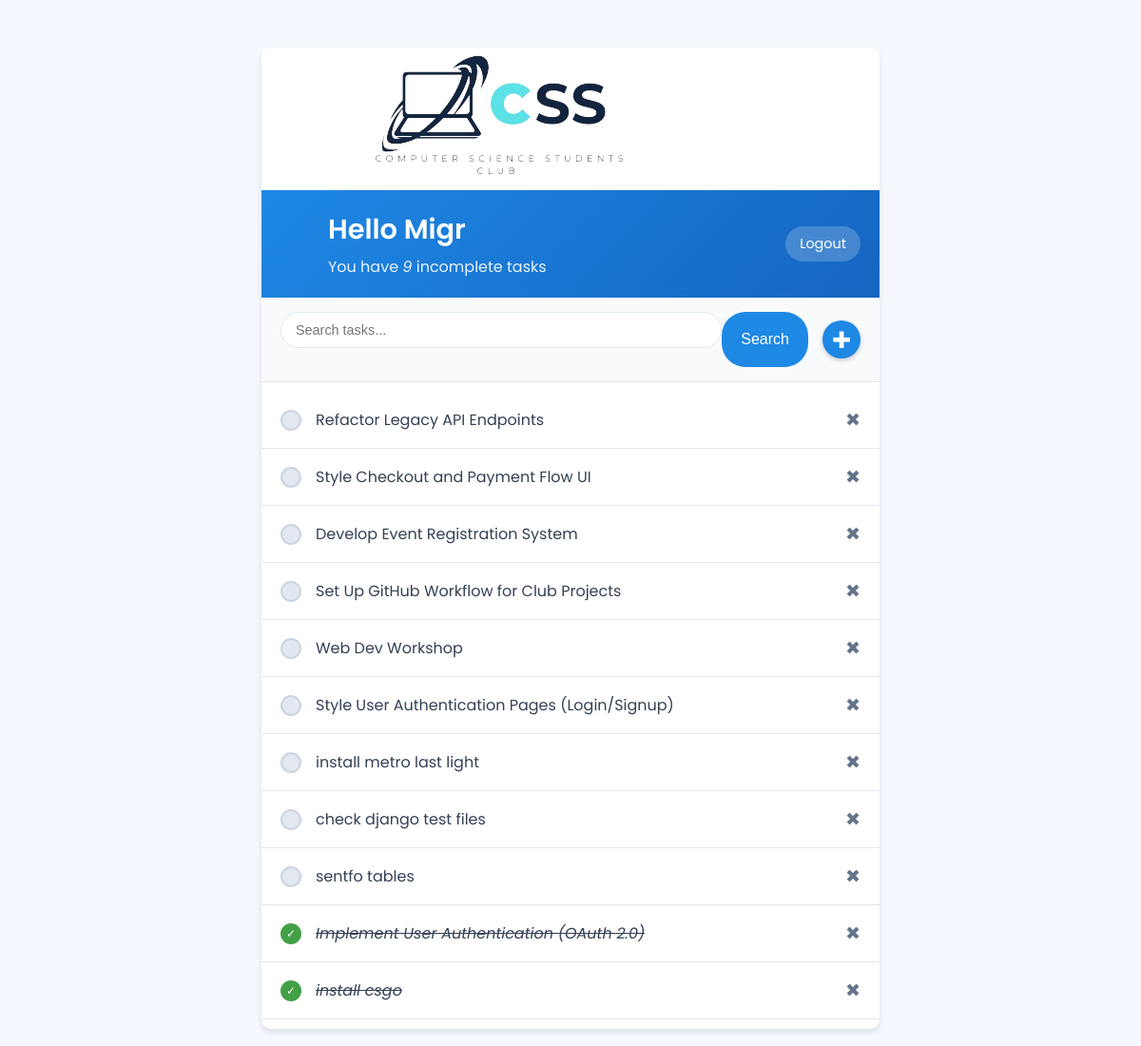
/ (signed in), run on the app's committed database.
### base/models.py (models this page shows)
class Task(models.Model):
    user=models.ForeignKey(User , on_delete=models.CASCADE,null=True , blank=True)
    title=models.CharField(max_length=200)
    description=models.TextField(null=True , blank=True)
    complete=models.BooleanField(default=False)
    created=models.DateTimeField(auto_now_add=True)
    def __str__(self):
        return self.title
    class Meta:
     ordering=['complete']

### base/views.py (the view)
# urls.py: path('', views.task_list, name='task'),
@login_required
def task_list(request):
    tasks = Task.objects.filter(user=request.user)
    search_input = request.GET.get('search-area') or ''
    if search_input:
        tasks = tasks.filter(title__icontains=search_input)
    context = {
        'tasks': tasks,
        'count': tasks.filter(complete=False).count(),
        'search_input': search_input
    }
    return render(request, 'base/task_list.html', context)

### base/templates/base/task_list.html (shortened to what this page needs)
{% extends 'base/base.html' %}
{% block content %}
<div class="header">
    <div>
        <h1>Hello {{ request.user|title }}</h1>
        {% if count == 0  %}
        <h3>You don't have any tasks</h3>
        {% elif count == 1 %}
        <h3>You have <i>{{ count }}</i> incomplete task</h3>
        {% else %}
        <h3>You have <i>{{ count }}</i> incomplete tasks</h3>
        {% endif %}
    </div>
    {% if request.user.is_authenticated %}
    <a href="#" onclick="document.getElementById('logout-form').submit(); return false;">Logout</a>
    {% else %}
    <a href="{% url 'login' %}">Login</a>
    {% endif %}
</div>
<div class="search">
    <form action="" method="get">
        <input type="text" name="search-area" placeholder="Search tasks..." value="{{search_input}}">
        <input class='button' type="submit" value="Search">
    </form>
    <a id='add-link' href="{% url 'create-view' %}">&#10010;</a>
</div>
<div class="task-items-wrapper">
    {% for task in tasks %}
        <div class="task-wrapper">
            {% if task.complete %}
                <div class="task-title">
                    <div class='complete-icon'></div>
                    <i><s><a href="{% url 'task-update' task.id %}">{{task}}</a></s></i>
                </div>
                <a class='delete-link' href="{% url 'task-delete' task.id %}">&#10006;</a>
            {% else %}
            <div class="task-title">
                <div class='incomplete-icon'></div>
                <a href="{% url 'task-update' task.id %}">{{task}}</a>
            </div>
            <a class='delete-link' href="{% url 'task-delete' task.id %}">&#10006;</a>
            {% endif %}
        </div>
    {% empty %}
    <h2>No tasks found</h2>
    {% endfor %}
</div>
{% endblock content %}

### base/templates/base/base.html (shortened to what this page needs)
{% load static %}
<!DOCTYPE html>
<html lang="en">
<head>
</head>
<body>
    <div class="container">
        <div class="logo"></div>
        {% block content %}
        {% endblock content %}
    </div>
</body>
</html>

### data on the page
Task: title "Refactor Legacy API Endpoints"
Task: title "Style Checkout and Payment Flow UI"
Task: title "Develop Event Registration System"
Task: title "Set Up GitHub Workflow for Club Projects"
Task: title "Web Dev Workshop"
Task: title "Style User Authentication Pages (Login/Signup)"
Task: title "install metro last light"
Task: title "check django test files"
Task: title "sentfo tables"
Task: title "Implement User Authentication (OAuth 2.0)"
Task: title "install csgo"

### other printed values
{{ request.user|title }} "Migr"
{{ count }} "9"
